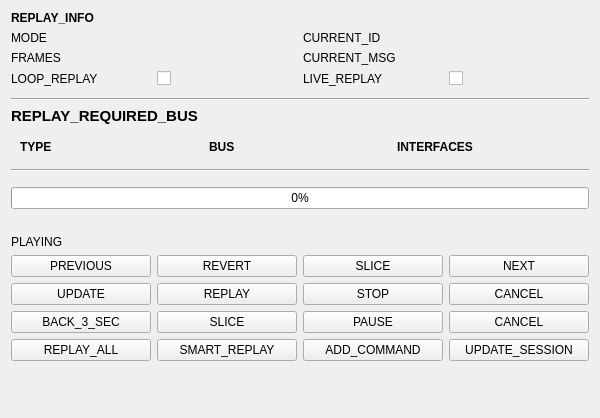
<?xml version="1.0" encoding="UTF-8"?>
<ui version="4.0">
 <class>REPLAY</class>
 <widget class="QWidget" name="REPLAY">
  <property name="geometry">
   <rect>
    <x>0</x>
    <y>0</y>
    <width>600</width>
    <height>418</height>
   </rect>
  </property>
  <property name="sizePolicy">
   <sizepolicy hsizetype="Preferred" vsizetype="Minimum">
    <horstretch>0</horstretch>
    <verstretch>0</verstretch>
   </sizepolicy>
  </property>
  <property name="windowTitle">
   <string/>
  </property>
  <layout class="QVBoxLayout" name="verticalLayout">
   <item>
    <widget class="QWidget" name="replayMainGrid" native="true">
     <property name="sizePolicy">
      <sizepolicy hsizetype="Preferred" vsizetype="Fixed">
       <horstretch>0</horstretch>
       <verstretch>0</verstretch>
      </sizepolicy>
     </property>
     <layout class="QGridLayout" name="gridLayout_2">
      <property name="leftMargin">
       <number>0</number>
      </property>
      <property name="topMargin">
       <number>0</number>
      </property>
      <property name="rightMargin">
       <number>0</number>
      </property>
      <property name="bottomMargin">
       <number>6</number>
      </property>
      <item row="3" column="1">
       <widget class="QCheckBox" name="checkLoop">
        <property name="text">
         <string/>
        </property>
       </widget>
      </item>
      <item row="3" column="2">
       <widget class="QLabel" name="titleLiveReplay">
        <property name="text">
         <string>LIVE_REPLAY</string>
        </property>
       </widget>
      </item>
      <item row="2" column="1">
       <widget class="QLabel" name="lblFrames">
        <property name="text">
         <string/>
        </property>
       </widget>
      </item>
      <item row="0" column="0">
       <widget class="QLabel" name="titleReplayInfo">
        <property name="font">
         <font>
          <weight>75</weight>
          <bold>true</bold>
         </font>
        </property>
        <property name="text">
         <string>REPLAY_INFO</string>
        </property>
       </widget>
      </item>
      <item row="1" column="1">
       <widget class="QLabel" name="lblMode">
        <property name="text">
         <string/>
        </property>
       </widget>
      </item>
      <item row="3" column="0">
       <widget class="QLabel" name="titleLoop">
        <property name="text">
         <string>LOOP_REPLAY</string>
        </property>
       </widget>
      </item>
      <item row="1" column="0">
       <widget class="QLabel" name="titleMode">
        <property name="text">
         <string>MODE</string>
        </property>
       </widget>
      </item>
      <item row="2" column="0">
       <widget class="QLabel" name="titleFrames">
        <property name="font">
         <font>
          <weight>50</weight>
          <bold>false</bold>
         </font>
        </property>
        <property name="text">
         <string>FRAMES</string>
        </property>
       </widget>
      </item>
      <item row="3" column="3">
       <widget class="QCheckBox" name="checkLive">
        <property name="text">
         <string/>
        </property>
        <property name="checked">
         <bool>false</bool>
        </property>
        <property name="tristate">
         <bool>false</bool>
        </property>
       </widget>
      </item>
      <item row="1" column="2">
       <widget class="QLabel" name="titleId">
        <property name="text">
         <string>CURRENT_ID</string>
        </property>
       </widget>
      </item>
      <item row="2" column="2">
       <widget class="QLabel" name="titleMsg">
        <property name="text">
         <string>CURRENT_MSG</string>
        </property>
       </widget>
      </item>
      <item row="2" column="3">
       <widget class="QLabel" name="lblMsg">
        <property name="text">
         <string/>
        </property>
       </widget>
      </item>
      <item row="1" column="3">
       <widget class="QLabel" name="lblId">
        <property name="text">
         <string/>
        </property>
       </widget>
      </item>
     </layout>
    </widget>
   </item>
   <item>
    <widget class="Line" name="splitRequired">
     <property name="orientation">
      <enum>Qt::Horizontal</enum>
     </property>
    </widget>
   </item>
   <item>
    <widget class="QLabel" name="deviceTitle">
     <property name="sizePolicy">
      <sizepolicy hsizetype="Preferred" vsizetype="Fixed">
       <horstretch>0</horstretch>
       <verstretch>0</verstretch>
      </sizepolicy>
     </property>
     <property name="font">
      <font>
       <pointsize>11</pointsize>
       <weight>75</weight>
       <bold>true</bold>
      </font>
     </property>
     <property name="text">
      <string>REPLAY_REQUIRED_BUS</string>
     </property>
    </widget>
   </item>
   <item>
    <widget class="QWidget" name="replayBusGridWidget" native="true">
     <property name="sizePolicy">
      <sizepolicy hsizetype="Preferred" vsizetype="Fixed">
       <horstretch>2</horstretch>
       <verstretch>0</verstretch>
      </sizepolicy>
     </property>
     <layout class="QGridLayout" name="replayBusGridLayout">
      <item row="0" column="0">
       <widget class="QLabel" name="titleType">
        <property name="font">
         <font>
          <weight>75</weight>
          <bold>true</bold>
         </font>
        </property>
        <property name="text">
         <string>TYPE</string>
        </property>
       </widget>
      </item>
      <item row="0" column="2">
       <widget class="QLabel" name="titleIface">
        <property name="font">
         <font>
          <weight>75</weight>
          <bold>true</bold>
         </font>
        </property>
        <property name="text">
         <string>INTERFACES</string>
        </property>
       </widget>
      </item>
      <item row="0" column="1">
       <widget class="QLabel" name="titleBus">
        <property name="sizePolicy">
         <sizepolicy hsizetype="Preferred" vsizetype="Fixed">
          <horstretch>0</horstretch>
          <verstretch>0</verstretch>
         </sizepolicy>
        </property>
        <property name="font">
         <font>
          <weight>75</weight>
          <bold>true</bold>
         </font>
        </property>
        <property name="text">
         <string>BUS</string>
        </property>
       </widget>
      </item>
     </layout>
    </widget>
   </item>
   <item>
    <widget class="Line" name="split">
     <property name="orientation">
      <enum>Qt::Horizontal</enum>
     </property>
    </widget>
   </item>
   <item>
    <widget class="QWidget" name="replayBtnGrid" native="true">
     <layout class="QGridLayout" name="gridLayout">
      <property name="leftMargin">
       <number>0</number>
      </property>
      <property name="rightMargin">
       <number>0</number>
      </property>
      <item row="3" column="0">
       <widget class="QPushButton" name="btnPrevious">
        <property name="cursor">
         <cursorShape>PointingHandCursor</cursorShape>
        </property>
        <property name="text">
         <string>PREVIOUS</string>
        </property>
        <property name="cssClass" stdset="0">
         <string>btn-primary</string>
        </property>
       </widget>
      </item>
      <item row="6" column="0">
       <widget class="QPushButton" name="btnReplayAll">
        <property name="cursor">
         <cursorShape>PointingHandCursor</cursorShape>
        </property>
        <property name="text">
         <string>REPLAY_ALL</string>
        </property>
        <property name="cssClass" stdset="0">
         <string>btn-primary</string>
        </property>
       </widget>
      </item>
      <item row="3" column="1">
       <widget class="QPushButton" name="btnRevert">
        <property name="cursor">
         <cursorShape>PointingHandCursor</cursorShape>
        </property>
        <property name="text">
         <string>REVERT</string>
        </property>
        <property name="cssClass" stdset="0">
         <string>btn-primary</string>
        </property>
       </widget>
      </item>
      <item row="4" column="1">
       <widget class="QPushButton" name="btnReplay">
        <property name="cursor">
         <cursorShape>PointingHandCursor</cursorShape>
        </property>
        <property name="text">
         <string>REPLAY</string>
        </property>
        <property name="cssClass" stdset="0">
         <string>btn-primary</string>
        </property>
       </widget>
      </item>
      <item row="5" column="3">
       <widget class="QPushButton" name="btnCancelAll">
        <property name="cursor">
         <cursorShape>PointingHandCursor</cursorShape>
        </property>
        <property name="text">
         <string>CANCEL</string>
        </property>
        <property name="cssClass" stdset="0">
         <string>btn-danger</string>
        </property>
       </widget>
      </item>
      <item row="4" column="3">
       <widget class="QPushButton" name="btnCancel">
        <property name="cursor">
         <cursorShape>PointingHandCursor</cursorShape>
        </property>
        <property name="text">
         <string>CANCEL</string>
        </property>
        <property name="cssClass" stdset="0">
         <string>btn-danger</string>
        </property>
       </widget>
      </item>
      <item row="3" column="2">
       <widget class="QPushButton" name="btnSlice">
        <property name="cursor">
         <cursorShape>PointingHandCursor</cursorShape>
        </property>
        <property name="text">
         <string>SLICE</string>
        </property>
        <property name="cssClass" stdset="0">
         <string>btn-primary</string>
        </property>
       </widget>
      </item>
      <item row="4" column="0">
       <widget class="QPushButton" name="btnUpdate">
        <property name="cursor">
         <cursorShape>PointingHandCursor</cursorShape>
        </property>
        <property name="text">
         <string>UPDATE</string>
        </property>
        <property name="cssClass" stdset="0">
         <string>btn-primary</string>
        </property>
       </widget>
      </item>
      <item row="4" column="2">
       <widget class="QPushButton" name="btnStop">
        <property name="cursor">
         <cursorShape>PointingHandCursor</cursorShape>
        </property>
        <property name="text">
         <string>STOP</string>
        </property>
        <property name="cssClass" stdset="0">
         <string>btn-danger</string>
        </property>
       </widget>
      </item>
      <item row="5" column="1">
       <widget class="QPushButton" name="btnSliceAll">
        <property name="cursor">
         <cursorShape>PointingHandCursor</cursorShape>
        </property>
        <property name="text">
         <string>SLICE</string>
        </property>
        <property name="cssClass" stdset="0">
         <string>btn-primary</string>
        </property>
       </widget>
      </item>
      <item row="6" column="2">
       <widget class="QPushButton" name="btnAddCommand">
        <property name="cursor">
         <cursorShape>PointingHandCursor</cursorShape>
        </property>
        <property name="text">
         <string>ADD_COMMAND</string>
        </property>
       </widget>
      </item>
      <item row="6" column="1">
       <widget class="QPushButton" name="btnSmartReplay">
        <property name="cursor">
         <cursorShape>PointingHandCursor</cursorShape>
        </property>
        <property name="text">
         <string>SMART_REPLAY</string>
        </property>
        <property name="cssClass" stdset="0">
         <string>btn-primary</string>
        </property>
       </widget>
      </item>
      <item row="2" column="0">
       <widget class="QLabel" name="titlePlaying">
        <property name="text">
         <string>PLAYING</string>
        </property>
       </widget>
      </item>
      <item row="3" column="3">
       <widget class="QPushButton" name="btnNext">
        <property name="cursor">
         <cursorShape>PointingHandCursor</cursorShape>
        </property>
        <property name="text">
         <string>NEXT</string>
        </property>
        <property name="cssClass" stdset="0">
         <string>btn-primary</string>
        </property>
       </widget>
      </item>
      <item row="0" column="0" colspan="4">
       <widget class="QProgressBar" name="progress">
        <property name="value">
         <number>0</number>
        </property>
       </widget>
      </item>
      <item row="6" column="3">
       <widget class="QPushButton" name="btnUpdateSession">
        <property name="cursor">
         <cursorShape>PointingHandCursor</cursorShape>
        </property>
        <property name="text">
         <string>UPDATE_SESSION</string>
        </property>
        <property name="cssClass" stdset="0">
         <string>btn-primary</string>
        </property>
       </widget>
      </item>
      <item row="5" column="0">
       <widget class="QPushButton" name="btnBack">
        <property name="cursor">
         <cursorShape>PointingHandCursor</cursorShape>
        </property>
        <property name="text">
         <string>BACK_3_SEC</string>
        </property>
        <property name="cssClass" stdset="0">
         <string>btn-primary</string>
        </property>
       </widget>
      </item>
      <item row="5" column="2">
       <widget class="QPushButton" name="btnPause">
        <property name="cursor">
         <cursorShape>PointingHandCursor</cursorShape>
        </property>
        <property name="text">
         <string>PAUSE</string>
        </property>
        <property name="cssClass" stdset="0">
         <string>btn-danger</string>
        </property>
       </widget>
      </item>
      <item row="2" column="1" colspan="2">
       <widget class="QLabel" name="lblFrameCount">
        <property name="text">
         <string/>
        </property>
       </widget>
      </item>
      <item row="1" column="0" colspan="4">
       <widget class="QLabel" name="lblFrameId">
        <property name="text">
         <string/>
        </property>
        <property name="alignment">
         <set>Qt::AlignCenter</set>
        </property>
       </widget>
      </item>
     </layout>
    </widget>
   </item>
   <item>
    <spacer name="verticalSpacer">
     <property name="orientation">
      <enum>Qt::Vertical</enum>
     </property>
     <property name="sizeHint" stdset="0">
      <size>
       <width>20</width>
       <height>1</height>
      </size>
     </property>
    </spacer>
   </item>
  </layout>
 </widget>
 <resources/>
 <connections/>
</ui>
